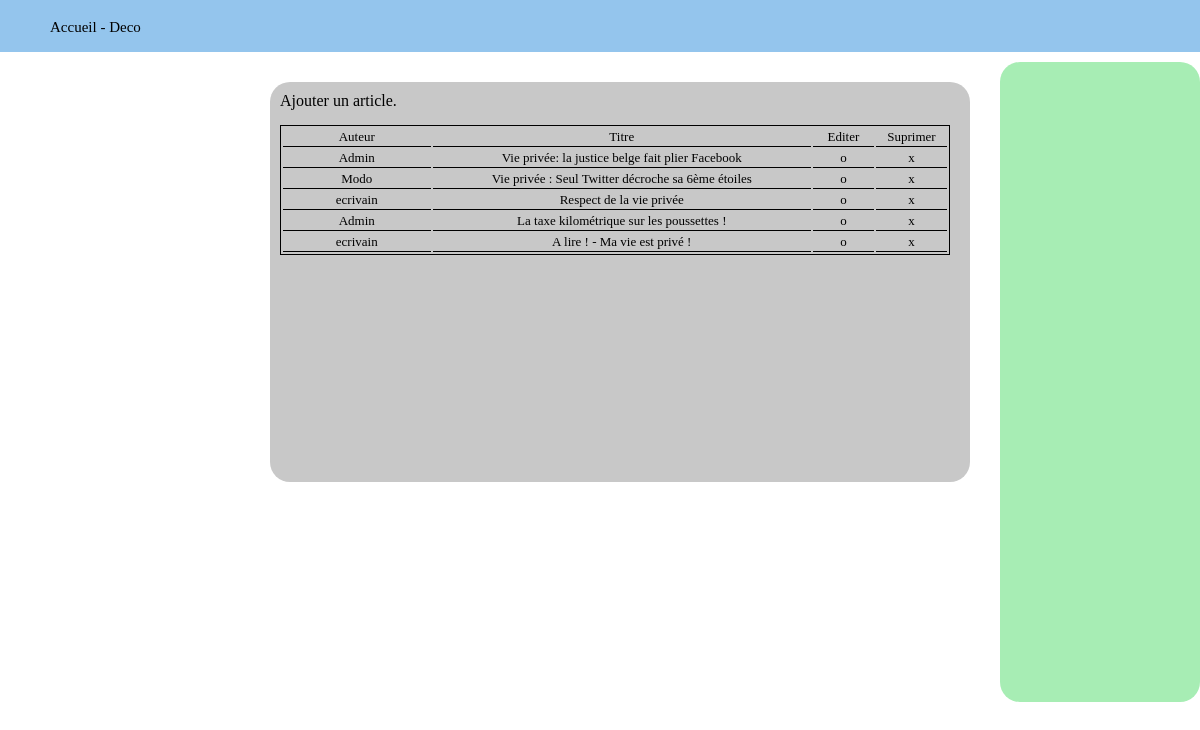
Page / (signed in) on the committed database.
### tables this page shows
CREATE TABLE IF NOT EXISTS `article` (
  `id` int(11) NOT NULL AUTO_INCREMENT,
  `letitre` varchar(200) DEFAULT NULL,
  `ladesc` text,
  `ladate` timestamp NULL DEFAULT NULL,
  `util_id` int(11) NOT NULL,
  PRIMARY KEY (`id`),
  KEY `fk_article_util1_idx` (`util_id`)
);

CREATE TABLE IF NOT EXISTS `util` (
  `id` int(11) NOT NULL AUTO_INCREMENT,
  `lelogin` varchar(60) DEFAULT NULL,
  `lepass` varchar(45) DEFAULT NULL,
  `lemail` varchar(150) DEFAULT NULL,
  `droit_id` smallint(6) NOT NULL,
  PRIMARY KEY (`id`),
  UNIQUE KEY `lelogin_UNIQUE` (`lelogin`),
  KEY `fk_util_droit_idx` (`droit_id`)
);

### modeles/admin.php (called while the page is built, shortened)
<?php
if($_SESSION['modifall'] == 1 || $_SESSION['deleteall'] == 1){
    $sql = "SELECT a.id,a.letitre,u.lelogin,a.util_id FROM article a INNER JOIN util u ON a.util_id = u.id GROUP BY a.id";
}else{
    $userid = $_SESSION['userid'];
    $sql ="SELECT a.id,a.letitre,u.lelogin,a.util_id FROM article a INNER JOIN util u ON a.util_id = u.id WHERE a.util_id = $userid";
}
$req_articles = mysqli_query($mysqli,$sql)or die(mysqli_error($mysqli));
$affiche_articles = mysqli_fetch_all($req_articles,MYSQLI_ASSOC);
$nb = mysqli_num_rows($req_articles);
?>

### vues/admin.php (the view, shortened to what this page needs)
<!DOCTYPE html>
<html>
<head>
	<link rel="stylesheet" href="vues/style.css">
</head>
<body>
	<div id="warper">
		<div id="header">
			<?php require "menu-co.php"; ?>
		</div>
		<div id="contener">
			<div id="BlockGauche">
				<div id="article2">
					<div class="texte2">
						<span class="soustitre"><a href="?new=1">Ajouter un article.</a></span></br>
						<br/>
						<?php if($nb == 0){
							echo "<h2>Pas encore d'article</h2>";
						}else{
						?>
						<table style="border:1px solid black;width:670px;">
							<tr>
								<td style="width:150px;">Auteur</td>
								<td style="width:390px;">Titre</td>
								<td style="width:60px;">Editer</td>
								<td style="width:70px;">Suprimer</td>
							</tr>
						<?php
							foreach($affiche_articles AS $aff){ ?>
							<tr>
								<td><?= $aff['lelogin'] ?></td>
								<td><?= $aff['letitre'] ?></td>
								<td><?php if($_SESSION['modifall'] == 1){ ?>
										<a href="?edit=<?=$aff['id'] ?>">o</a>
								<?php	}elseif($_SESSION['modif'] == 1 && $_SESSION['userid'] == $aff['util_id']){?>
										<a href="?edit=<?=$aff['id'] ?>">o</a>
									<?php	}
									?></td>
									<td><?php if($_SESSION['deleteall'] == 1){ ?>
											<a href="?delete=<?=$aff['id'] ?>">x</a>
										<?php }elseif($_SESSION['delete'] == 1 && $_SESSION['userid'] == $aff['util_id']){ ?>
											<a href="?delete=<?=$aff['id'] ?>">x</a>
										<?php }
										?>
									</td>
								</tr>
						<?php } }?>
						</table>
					</div>
				</div>
			</div>
			<div id="BlockDroite">
			</div>
		</div>
	</div>
</body>
</html>

### vues/style.css (style rules this page uses)
html,body { width:100%;height:100%;margin:0px;padding:0px; }
a { color:black; text-decoration:none; }
#warper { width:100%; min-width:1080px; height:100%; min-height:720px; margin-top:-18px; }
#header { width:100%; height:70px; background:rgba(148,197,237,1); }
#contener { width:100%; min-height:650px; position:relative; }
#contener #BlockGauche { width:700px; min-height:650px; position:absolute; left:50%; margin-left:-350px; padding-bottom:50px; }
#contener #BlockGauche #article2 { width:700px; min-height:400px; border-radius:20px; background:rgba(200,200,200,1); margin-top:30px; margin-left:20px; }
#contener #BlockGauche #article2 .soustitre { font-size:16px; }
#contener #BlockGauche #article2 .texte2 { clear:both; font-family: 'Indie Flower', cursive; font-size:12px; padding:10px; }
#contener #BlockDroite { width:200px; min-height:640px; position:absolute; right:0px; top:10px; font-family: 'Indie Flower', cursive; text-align:center; background:rgba(167,237,180,1); border-radius:20px; }
td { border-bottom:solid 1px black; }
table { font-size:13px; text-align:center; }

### rows in the picture
article: util.lelogin "Admin", letitre "Vie privée: la justice belge fait plier Facebook"
article: util.lelogin "Modo", letitre "Vie privée : Seul Twitter décroche sa 6ème étoiles"
article: util.lelogin "ecrivain", letitre "Respect de la vie privée"
article: util.lelogin "Admin", letitre "La taxe kilométrique sur les poussettes !"
article: util.lelogin "ecrivain", letitre "A lire ! - Ma vie est privé !"
